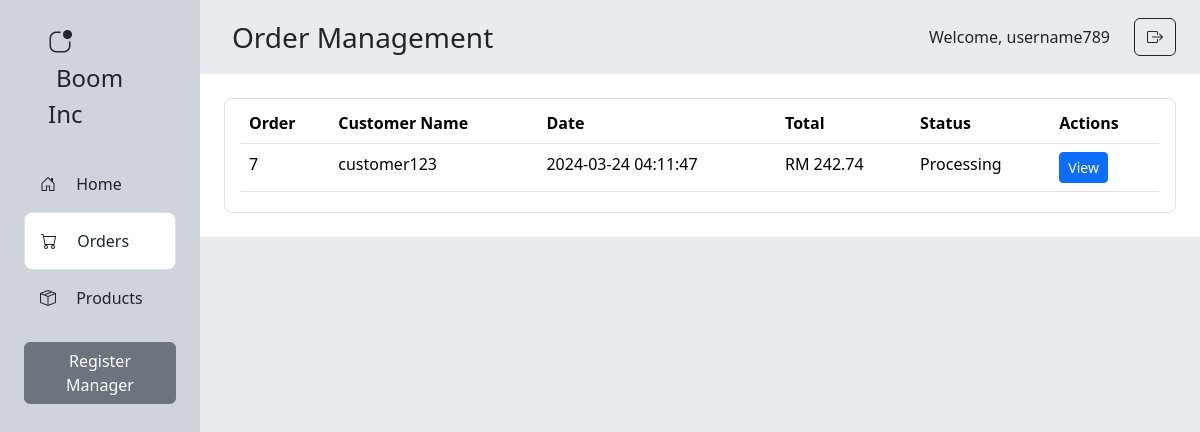
/admin/orders.php (signed in), run on an earlier commit of the app's database.
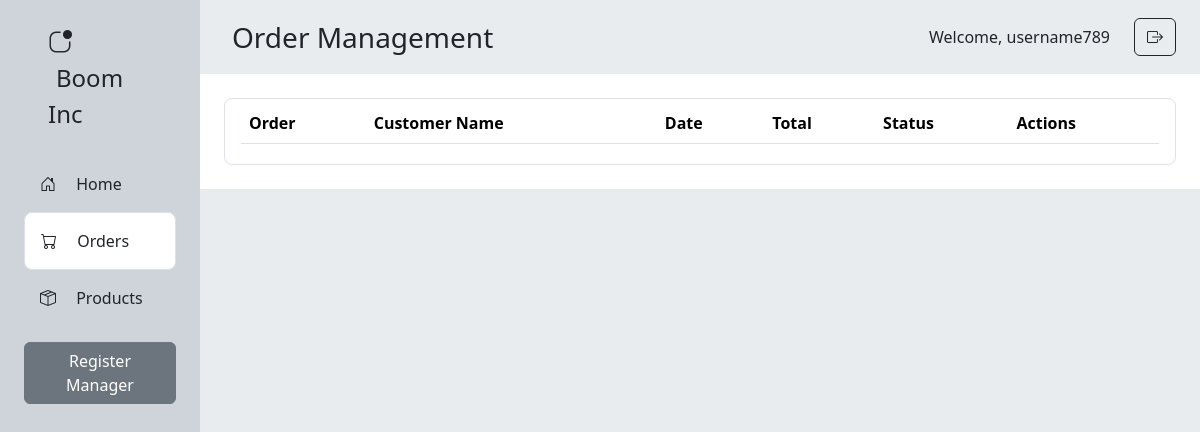
And on a later commit of the database.
### tables this page shows
CREATE TABLE `orders` (
  `order_id` int(11) NOT NULL,
  `user_id` int(11) NOT NULL,
  `order_date` datetime NOT NULL,
  `total_amount` decimal(10,2) NOT NULL,
  `order_status` enum('pending','processing','shipped','delivered','cancelled') NOT NULL
);

CREATE TABLE `users` (
  `user_id` int(11) NOT NULL,
  `username` varchar(255) NOT NULL,
  `password` varchar(255) NOT NULL,
  `name` varchar(255) NOT NULL,
  `email` varchar(255) NOT NULL,
  `address` text NOT NULL,
  `phone_number` varchar(255) NOT NULL,
  `zipcode` varchar(255) NOT NULL,
  `city` varchar(255) NOT NULL,
  `state` varchar(255) NOT NULL
);

### admin/orders.php (the view, shortened to what this page needs)
<?php
include '../includes/db_connect.php';
$username = $_SESSION['username'];
$stmt = $conn->prepare("SELECT orders.order_id, users.username, orders.order_date, orders.total_amount, orders.order_status
                        FROM orders
                        JOIN users ON orders.user_id = users.user_id
                        ORDER BY orders.order_date DESC");
$stmt->execute();
$orders = $stmt->fetchAll();
?>
<!DOCTYPE html>
<html>
<head>
    <link rel="stylesheet" href="https://cdn.jsdelivr.net/npm/bootstrap@5.3.2/dist/css/bootstrap.min.css">
    <link rel="stylesheet" href="https://cdn.jsdelivr.net/npm/bootstrap-icons@1.11.3/font/bootstrap-icons.min.css">
</head>
<body>
    <div class="row m-0 min-vh-100">
        <div class="col-2 p-0 bg-dark-subtle">
            <div class="p-4 mx-4 fw-medium">
                <i class="bi bi-app-indicator fs-4 me-3"></i>
                <span class="ms-2 fs-4">Boom Inc</span>
            </div>
            <div class="mx-4">
                <div class="p-3" onclick="location.href='staff_home.php';" style="cursor: pointer;">
                    <i class="bi bi-house-door me-3"></i>
                    Home
                </div>
                <div class="p-3 border rounded rounded-3 bg-white" onclick="location.href='orders.php';"
                    style="cursor: pointer;">
                    <i class="bi bi-cart me-3"></i>
                    Orders
                </div>
                <div class="p-3" onclick="location.href='products.php';" style="cursor: pointer;">
                    <i class="bi bi-box-seam me-3"></i>
                    Products
                </div>
                <?php if ($_SESSION['role'] == 'admin'): ?>
                    <a href="register.php" class="my-3 btn btn-secondary">Register Manager</a>
                <?php endif; ?>
            </div>
        </div>
        <div class="col-10 p-0 bg-body-secondary">
            <div class="d-flex justify-content-between align-items-center">
                <div class="fw-medium fs-3 p-3 mx-3">
                    Order Management
                </div>
                <div class="px-4 d-flex align-items-center">
                    <span class="fs-6 fw-medium pe-4">Welcome,
                        <?php echo $username; ?>
                    </span>
                    <a href="logout.php" class="btn btn-outline-dark">
                        <i class="bi bi-box-arrow-right"></i>
                    </a>
                </div>
            </div>
            <div class="bg-white p-4">
                <div class="px-3 py-1 border rounded rounded-3">
                    <table class="table">
                        <thead>
                            <tr>
                                <th scope="col">Order</th>
                                <th scope="col">Customer Name</th>
                                <th scope="col">Date</th>
                                <th scope="col">Total</th>
                                <th scope="col">Status</th>
                                <th scope="col">Actions</th>
                            </tr>
                        </thead>
                        <tbody>
                            <?php foreach ($orders as $order) { ?>
                                <tr>
                                    <td>
                                        <?php echo $order['order_id']; ?>
                                    </td>
                                    <td>
                                        <?php echo $order['username']; ?>
                                    </td>
                                    <td>
                                        <?php echo $order['order_date']; ?>
                                    </td>
                                    <td>RM
                                        <?php echo number_format($order['total_amount'], 2); ?>
                                    </td>
                                    <td>
                                        <?php echo ucfirst($order['order_status']); ?>
                                    </td>
                                    <td>
                                        <a href="order_details.php?order_id=<?php echo $order['order_id']; ?>"
                                            class="btn btn-primary btn-sm">View</a>
                                    </td>
                                </tr>
                            <?php } ?>
                        </tbody>
                    </table>
                </div>
            </div>
        </div>
    </div>
</body>
</html>

What changed in the data, as far as the page shows it:
removed orders: order_id "7", user.username "customer123", order_date "2024-03-24 04:11:47", total_amount "242.74", order_status "Processing"
